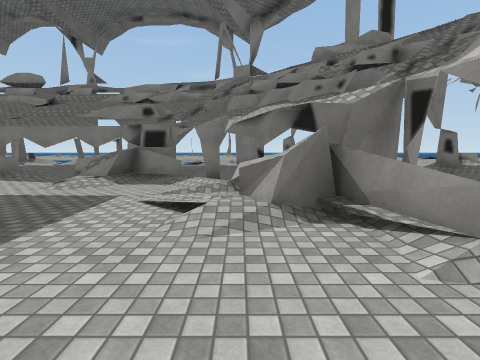
view 1 (above)

23 first-person views from a walk through a 3-D level made in the Unity game engine. The camera is 1.4 m above the floor, tilts 6° down and sees 85° across. The floor is counted in squares, 2 m on a side. Each view is taken from the middle of a square. On the plan, view 1 faces up. The plan holds only what a view shows up to about 9 squares ahead; the rest is blank. The place goes on beyond the plan. Door leaves are left out, so doorways stand open. Surface patterns are stand-ins for the level's own textures.

view 2
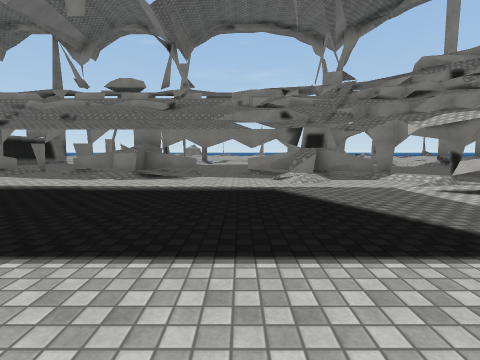

view 3
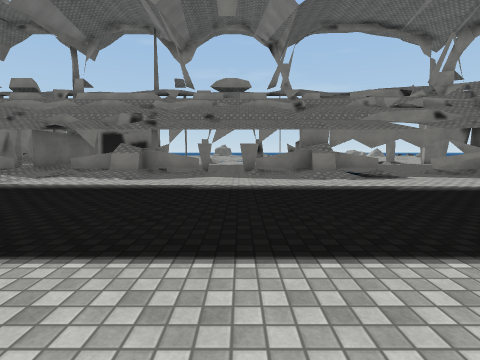

view 4
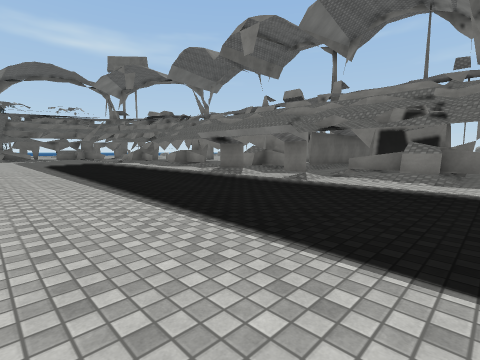

view 5
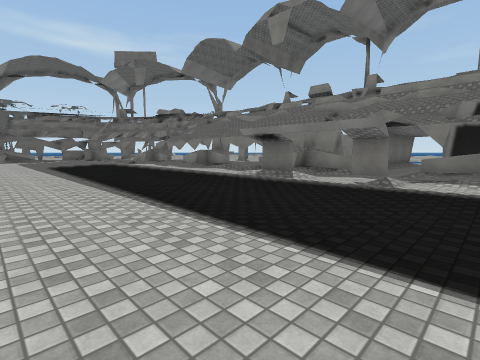

view 6
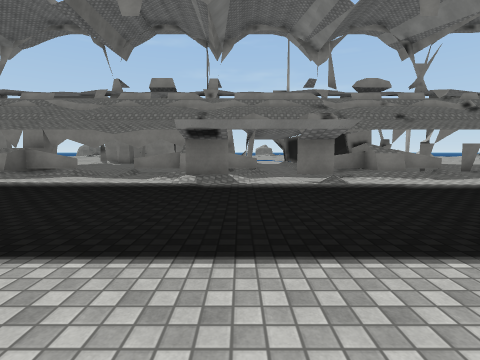

view 7
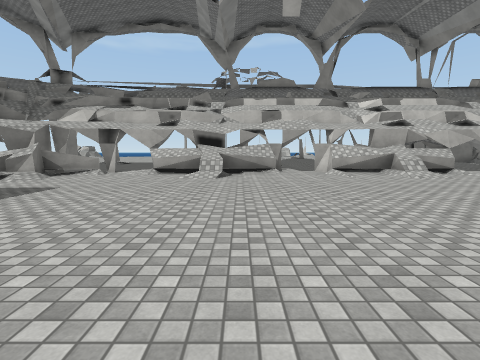

view 8
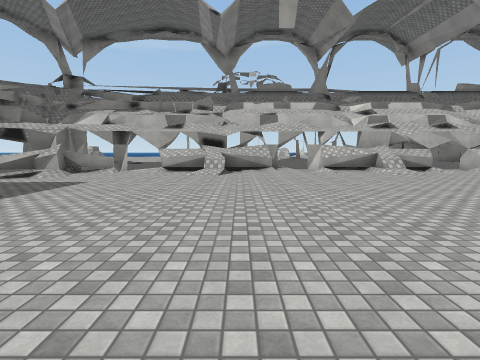

view 9
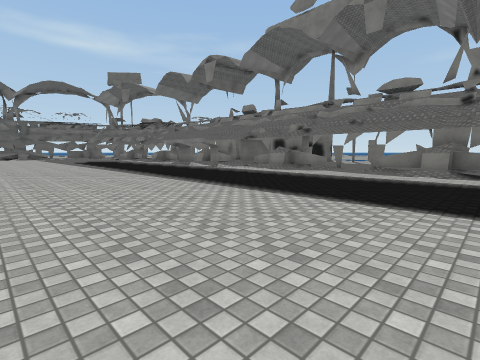

view 10
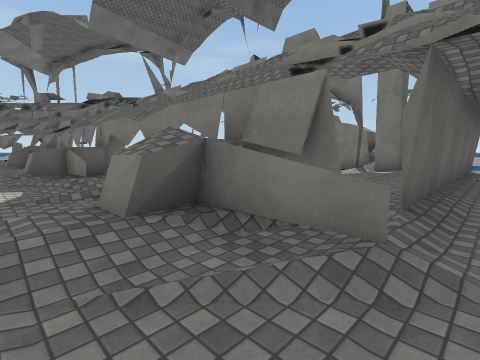

view 11
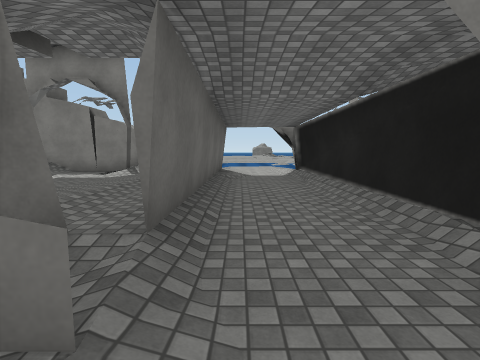

view 12
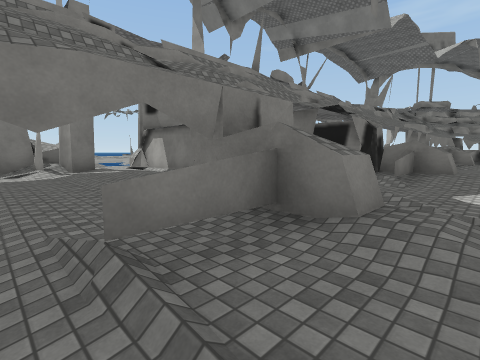

view 13
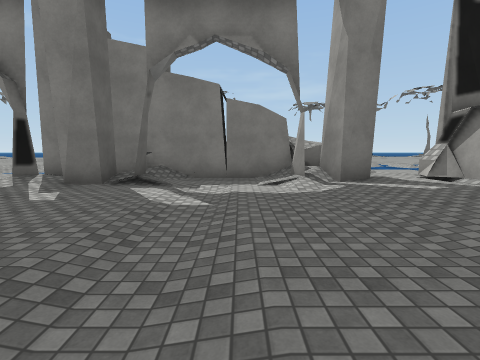

view 14
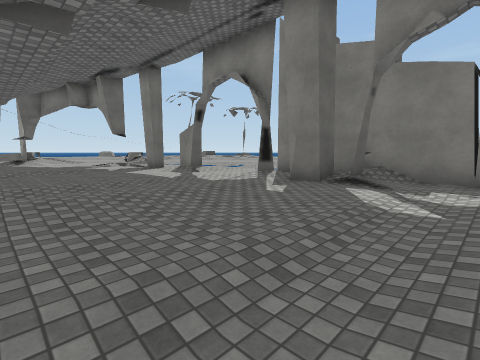

view 15
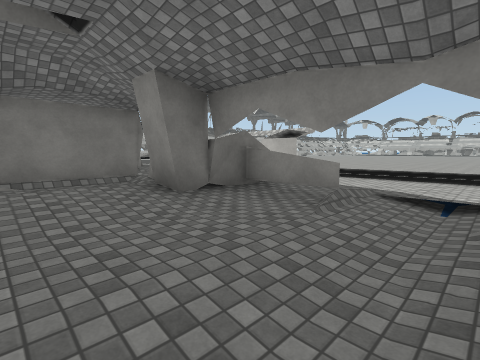

view 16
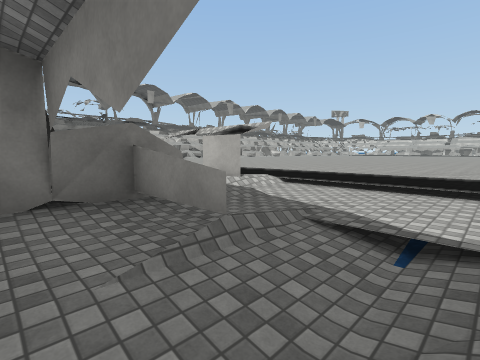

view 17
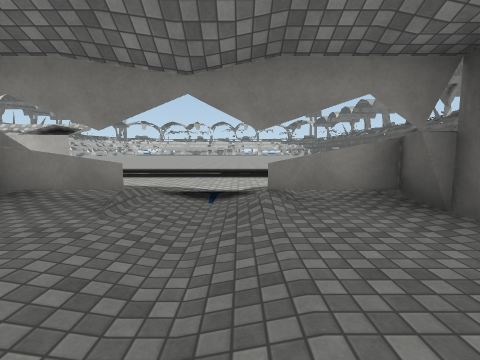

view 18
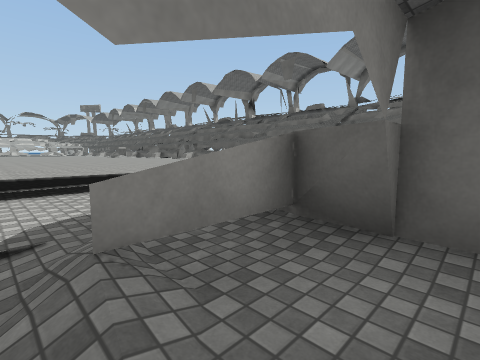

view 19
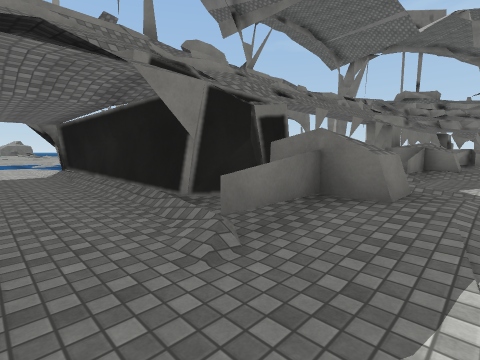

view 20
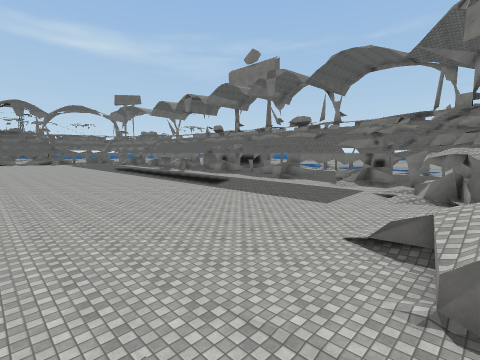

view 21
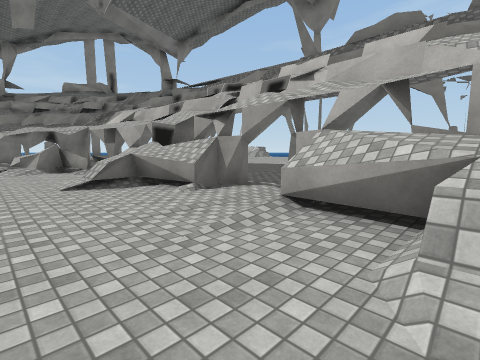

view 22
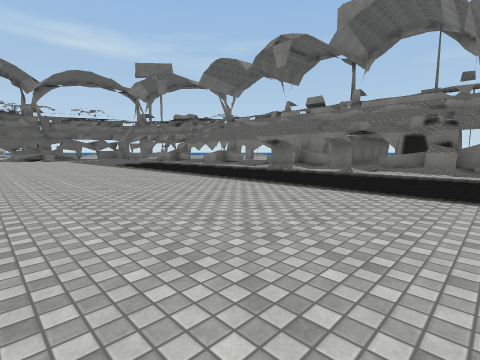

view 23
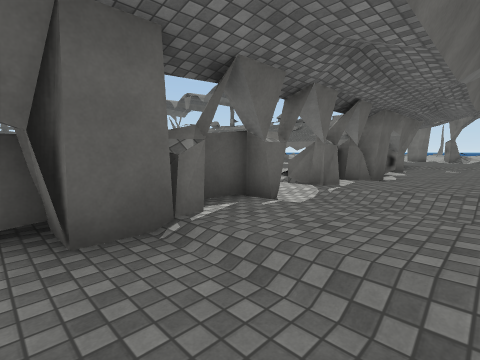

### Floor plan
Key: @ floor where view 1 was taken; # wall or solid block; . main floor; : floor 0.25 m higher than the main floor; / step, stairs or slope; = window, fence, low wall or low ledge; ^ raised ledge.
Columns run from 26 left of view 1 to 8 right of it. Each row starts with its distance up from view 1.
 18    #
 17 #####^   .
 16 ##..##///./
 15 ..../::#/.#
 14 ...../:#/.#
 13 ../..//#..#
 12 ../////#..#
 11 ../////#..#
 10 ///////#..#
  9 #.////##..###.   ##..   /.       /=
  8 #=//=#^#//#^^=..=^#=///##...     //
  7 ^/////^/..:^^..../^...=^.#..
  6 /....///..///....///../^#/..
  5  .....#/.:............././#.
  4  ::::::  :.............///^^#
  3  .......................///^#
  2  ..........................=#..
  1 ............................/...
  0 ..........................@/#...
 -1 ............................/...
 -2  .........................///#.
 -3  ...........................#///
 -4    ...........    ..........#/::
 -5                  ...........:///
 -6                  ........../#///
 -7                  .........../:::
 -8                        ...///#//
 -9                         .././#..

Where each view was taken, in squares from view 1:
view 1: 0 up, 0 right, facing up
view 2: 1 down, 5 left, facing up
view 3: 1 down, 11 left, facing up
view 4: 1 down, 13 left, facing up-left
view 5: 1 down, 15 left, facing up-left
view 6: 1 down, 19 left, facing up
view 7: 3 down, 7 left, facing right
view 8: 3 down, 8 left, facing right
view 9: 3 down, 7 left, facing up-left
view 10: 6 up, 18 left, facing up-left
view 11: 7 up, 18 left, facing up
view 12: 6 up, 23 left, facing up-right
view 13: 10 up, 23 left, facing up
view 14: 10 up, 23 left, facing up-left
view 15: 11 up, 24 left, facing down-right
view 16: 9 up, 24 left, facing down-right
view 17: 11 up, 24 left, facing down
view 18: 9 up, 24 left, facing down-left
view 19: 6 up, 18 left, facing up-right
view 20: 7 down, 2 right, facing up-left
view 21: 8 down, 1 left, facing up-right
view 22: 4 down, 13 left, facing up-left
view 23: 9 down, 5 right, facing up-left
